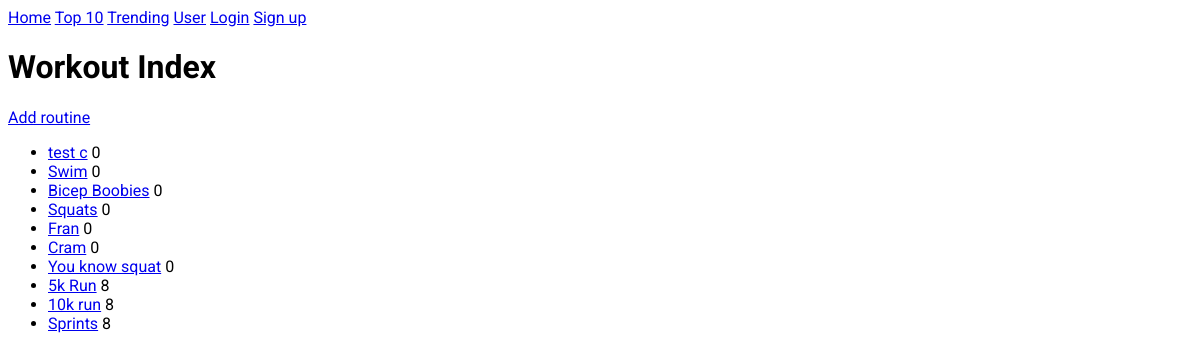
The page /workouts/ on the database as committed earlier.
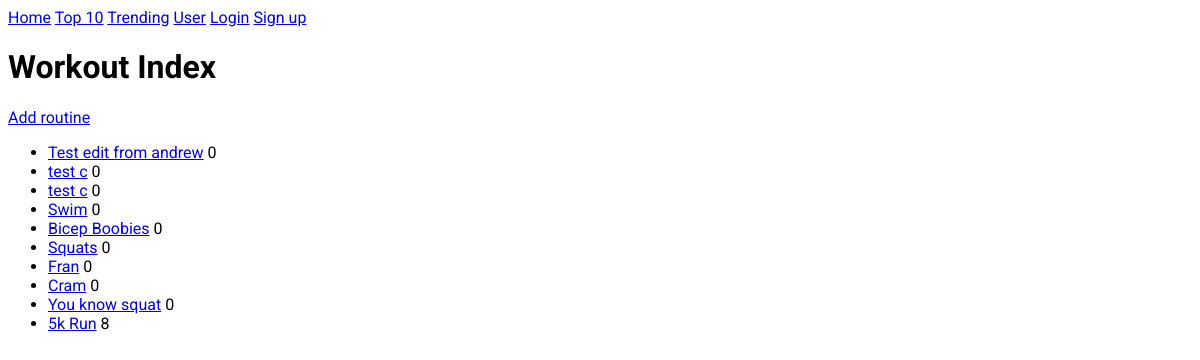
The same page on the database as committed later.
### workouts/models.py (models this page shows, shortened)
class Routine(models.Model):
  routine_title = models.CharField(max_length=70)
  routine_text = models.TextField()
  pub_date = models.DateTimeField('date published', default=timezone.now)
  created_by = models.ForeignKey(settings.AUTH_USER_MODEL)
  likes = models.IntegerField(default=0)

### workouts/views.py (the view)
def index(request):
  latest_routine_list = Routine.objects.order_by('-pub_date')[:10]
  context = {'routine_list': latest_routine_list}
  return render(request, 'workouts/index.html', context)

### workouts/templates/workouts/index.html
{% extends "./base.html" %}
{% block content %}
<h1>Workout Index</h1>
<p><a href="{% url 'workouts:add_routine' %}">Add routine</a></p>
{% if routine_list %}
    <ul>
    {% for routine in routine_list %}
        <li><a href="{% url 'workouts:detail' routine.id %}">{{ routine.routine_title }}</a><span>  {{ routine.likes }}</span></li>
    {% endfor %}
    </ul>
{% else %}
    <p>No routines are available.</p>
{% endif %}
{% endblock content %}

Rows that differ between the two databases and show on the page:
no longer on this page (row unchanged): Routine: routine_title "10k run", likes "8"
no longer on this page (row unchanged): Routine: routine_title "Sprints", likes "8"
added Routine: routine_title "Test edit from andrew", likes "0"
added Routine: routine_title "test c", likes "0"
